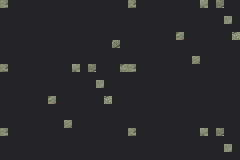
#> input picture confirmed_data/image_inventory/runtime_rle_screen_order/current_review_ss1/frame_000001_bg3_rle_002D4228/matched_tiles_screen_order.png, 240 x 160 px, found by its file name
$ python build_card_page_count_edit_pack.py
#> lines starting #> are read from the running program, lines starting #| are printed output that depends on the picture
#!/usr/bin/env python3
"""Build a focused edit pack for the card detail page count label."""

from __future__ import annotations

import json
import sys
from pathlib import Path


ROOT = Path(__file__).resolve().parents[1]
if str(ROOT / ".vendor") not in sys.path:
    sys.path.insert(0, str(ROOT / ".vendor"))

from PIL import Image


SOURCE_DIR = (
    ROOT
    / "confirmed_data"
    / "image_inventory"
    / "runtime_rle_screen_order"
    / "current_review_ss6"
    / "frame_000006_bg1_rle_003A206C"
)
SOURCE_IMAGE = SOURCE_DIR / "matched_tiles_screen_order.png"
SOURCE_TILE_MAP = SOURCE_DIR / "tile_map.json"
OUT_DIR = ROOT / "confirmed_data" / "image_inventory" / "edit_packs" / "card_page_count"

ITEM_ID = "image:rle_screen_order_focus:current_review_ss6:frame_000006:bg1:003A206C:card_page_count"
OFFSET = 0x003A206C
SCALE = 4

# In the screen-order crop this 8x4 tile region contains the small card page
# counter frame and the "1枚目" text.
CROP_TILE_MIN_X = 2
CROP_TILE_MAX_X = 9
CROP_TILE_MIN_Y = 7
CROP_TILE_MAX_Y = 10
CROP_X = 16
CROP_Y = 56
CROP_W = (CROP_TILE_MAX_X - CROP_TILE_MIN_X + 1) * 8
CROP_H = (CROP_TILE_MAX_Y - CROP_TILE_MIN_Y + 1) * 8


def main() -> int:
    OUT_DIR.mkdir(parents=True, exist_ok=True)
    image = Image.open(SOURCE_IMAGE).convert("RGBA")
    crop = image.crop((CROP_X, CROP_Y, CROP_X + CROP_W, CROP_Y + CROP_H))
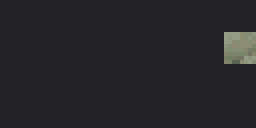
#> crop: PIL image 64x32 RGBA (shown 4 times larger); mean R, G, B, A 38.1, 38.2, 42.3, 255
    source_path = OUT_DIR / "card_page_count__source.png"
    edit_path = OUT_DIR / "card_page_count__edit_4x.png"
    crop.save(source_path)
    crop.resize((CROP_W * SCALE, CROP_H * SCALE), Image.Resampling.NEAREST).save(edit_path)

#> (the run stopped early here; a loop or call above may not have finished)
